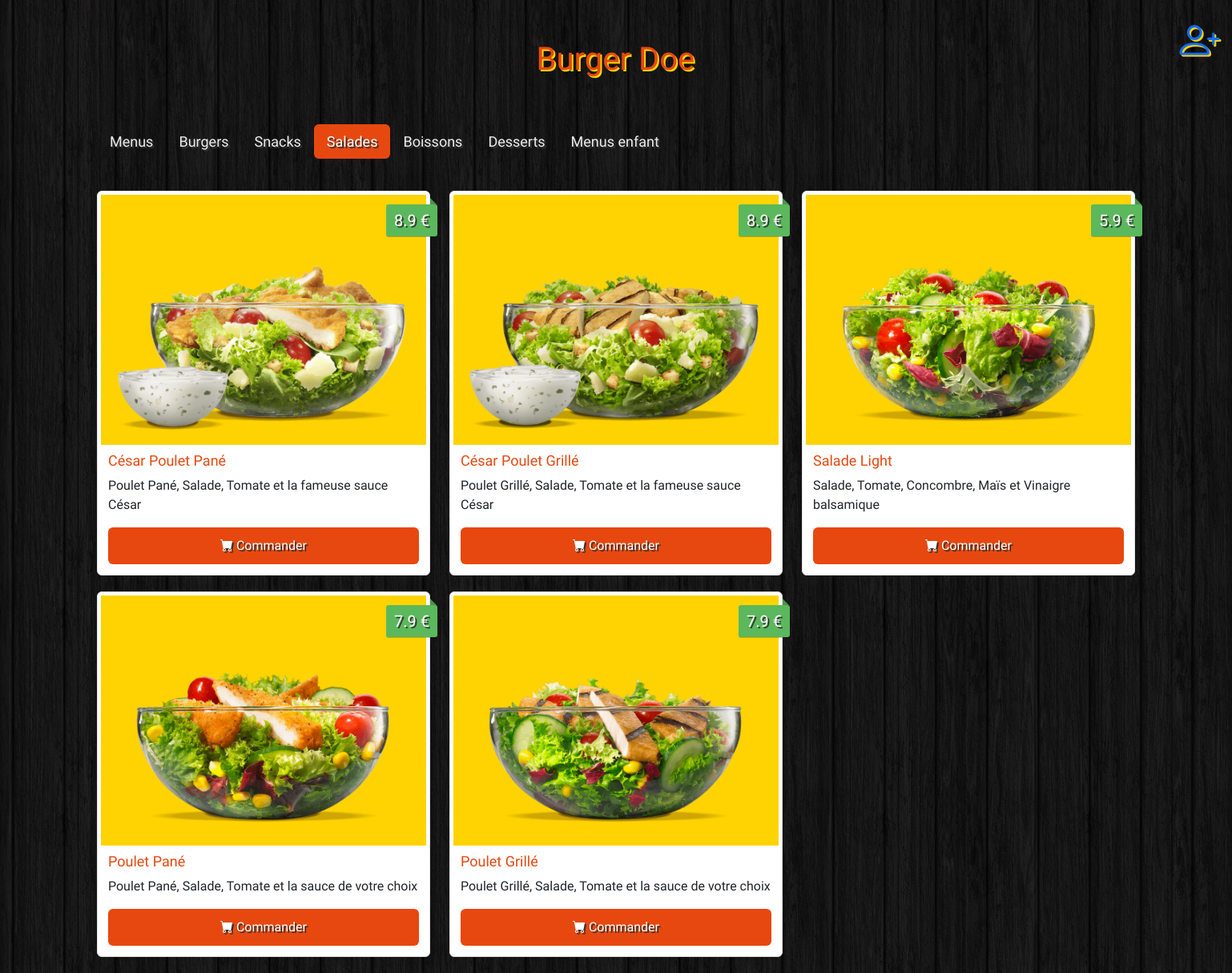
The app's page /?category=4 with its own data.
### tables this page shows
CREATE TABLE `categories` (
  `id` int(11) NOT NULL,
  `name` varchar(100) NOT NULL
);

CREATE TABLE `items` (
  `id` int(11) NOT NULL,
  `name` varchar(100) NOT NULL,
  `description` varchar(255) NOT NULL,
  `price` float NOT NULL,
  `image` varchar(255) NOT NULL,
  `category` int(11) NOT NULL
);

### index.php (the view, shortened to what this page needs)
<?php
$db = Database::connect();
$currentActiveCategoryId = null;
if(isset($_GET['category']))
{
    $currentActiveCategoryId = intval($_GET['category']);
}
else
{
    $currentActiveCategoryId = 1;
}
$query = "SELECT * FROM categories";
$parentCateg = $db->query($query)->fetchALL(PDO::FETCH_ASSOC);
$query2 = "SELECT * FROM items";
$parentProduit = $db->query($query2)->fetchALL(PDO::FETCH_ASSOC);
?>
<!DOCTYPE html>
<html>
    <head>
        <link href="https://cdn.jsdelivr.net/npm/bootstrap@5.3.0-alpha3/dist/css/bootstrap.min.css" rel="stylesheet">
        <link rel="stylesheet" href="https://cdn.jsdelivr.net/npm/bootstrap-icons@1.5.0/font/bootstrap-icons.css">
        <link rel="stylesheet" href="styles.css">
    </head>
    <body>
        <div class="container site">
            <div style="text-align:center; display:flex; justify-content:space-around; align-items:center;" class="text-logo">
                <h1 style="position : relative; right : -25%;">Burger Doe</h1>
                <div class="login-inscription "style="display: flex; position : relative; right : -550px; top : -25px">
                    <a href="inscription.php" class="bi bi-person-plus" style="position: absolute; right : 220px;"> </a>
                </div>
            </div>
                <nav>
                <ul class="nav nav-pills" role="tablist">
                    <?php foreach ($parentCateg as $categ): ?>
                        <li class="nav-item" role="presentation">
                            <a href="?category=<?= $categ['id'] ?>"
                            class="nav-link <?= $categ['id'] == $currentActiveCategoryId ? 'active' : '' ?>">
                                <?= htmlspecialchars($categ['name']); ?>
                            </a>
                        </li>
                    <?php endforeach; ?>
                </ul>
            </nav>
            <div class="tab-content">
            <?php foreach ($parentCateg as $categ): ?>
                <div class="tab-pane <?= $categ["id"] == $currentActiveCategoryId ? "active" : "" ?>" id="<?= $categ["id"] ?>" role="tabpanel">
                    <div class="row">
                        <?php foreach ($parentProduit as $produit): ?>
                            <?php if ($produit["category"] == $categ["id"]): ?>
                                <div class="col-md-6 col-lg-4">
                                    <div class="img-thumbnail">
                                        <img src="images/<?= htmlspecialchars($produit["image"]) ?>" class="img-fluid" alt="<?= htmlspecialchars($produit["name"]) ?>">
                                        <div class="price"><?= htmlspecialchars($produit["price"]) ?> €</div>
                                        <div class="caption">
                                            <h4><?= htmlspecialchars($produit["name"]) ?></h4>
                                            <p><?= htmlspecialchars($produit["description"]) ?></p>
                                            <a href="addPanierREQ.php?id=<?= $produit['id'] ?>&category=<?= $currentActiveCategoryId ?>"
                                            class="btn btn-order" role="button">
                                                <span class="bi-cart-fill"></span> Commander
                                            </a>
                                        </div>
                                    </div>
                                </div>
                            <?php endif; ?>
                        <?php endforeach; ?>
                    </div>
                </div>
            <?php endforeach; ?>
            </div>
        </div>
    </body>
</html>

### styles.css (style rules this page uses)
body { background: url(images/bg.png); }
.site { font-family: 'Holtwood One SC', sans-serif; }
.text-logo { font-family: 'Holtwood One SC', sans-serif; color: #e7480f; text-shadow: 2px 2px #ffd301; font-size: 50px; padding: 40px 0px; text-align: center; }
.nav { margin-bottom: 40px; }
.nav-link { color: #eee; font-size: 18px; text-shadow: 2px 2px #333; cursor: pointer; }
.nav-link.active { background-color: #e7480f !important; }
.img-thumbnail { position: relative; margin-bottom: 20px; }
.img-thumbnail img { background: #ffd301; width: 100%; }
.img-thumbnail .price { background: #5cb85c; box-shadow: 0 1px rgba(0,0,0,0.2); -moz-box-shadow: 0 1px rgba(0,0,0,0.2); -webkit-box-shadow: 0 1px rgba(0,0,0,0.2); color: #fff; text-shadow: 2px 2px #333; position: absolute; right: -10px; top: 16px; padding: 5px 10px; font-size: 20px; border-radius: 3px; }
.img-thumbnail .price:before { content: ""; border: 4px solid transparent; border-bottom: 4px solid #4a934a; border-left: 4px solid #4a934a; position: absolute; right: 1px; top: -8px; }
.img-thumbnail .caption { padding: 9px; }
.img-thumbnail .caption h4 { color: #e7480f; font-size: 18px; }
.img-thumbnail .btn-order { width: 100%; padding: 10px; font-size: 16px; color: #fff; background-color: #e7480f; text-shadow: 2px 2px #333; }
.nav-item .active { background-color: #e7480f !important; }

### records on screen
categories: name "Menus"
categories: name "Burgers"
categories: name "Snacks"
categories: name "Salades"
categories: name "Boissons"
categories: name "Desserts"
categories: name "Menus enfant"
items: image (picture), price "8.9", name "César Poulet Pané", description "Poulet Pané, Salade, Tomate et la fameuse sauce César"
items: image (picture), price "8.9", name "César Poulet Grillé", description "Poulet Grillé, Salade, Tomate et la fameuse sauce César"
items: image (picture), price "5.9", name "Salade Light", description "Salade, Tomate, Concombre, Maïs et Vinaigre balsamique"
items: image (picture), price "7.9", name "Poulet Pané", description "Poulet Pané, Salade, Tomate et la sauce de votre choix"
items: image (picture), price "7.9", name "Poulet Grillé", description "Poulet Grillé, Salade, Tomate et la sauce de votre choix"
